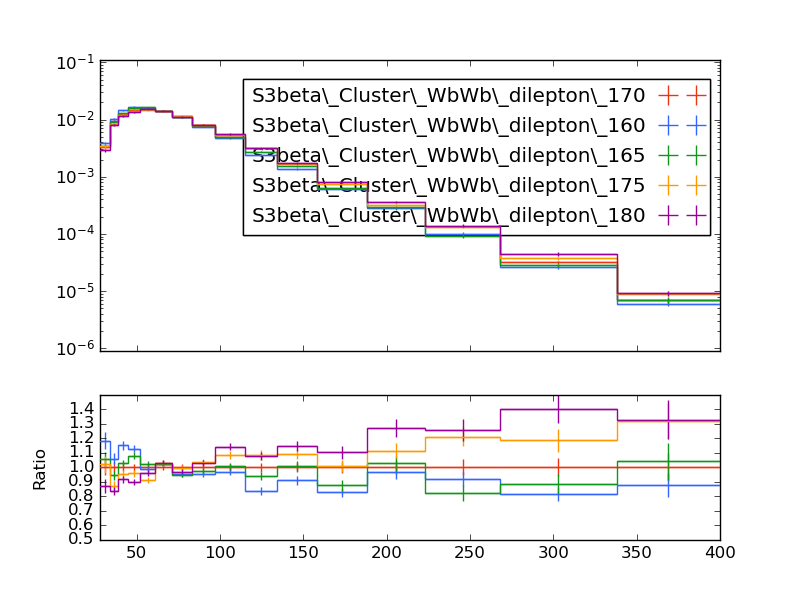

This chart was generated by the following Python code:
#! /usr/bin/env python

# This Python script was auto-generated using YODA v2.0.1.
# Analysis object: /WbWb_dilepton/pT_lep1
# Timestamp: 27-02-2025 (11:02:17)

import matplotlib as mpl
import matplotlib.pyplot as plt
mpl.use('Agg') # comment out for interactive use
import os
import numpy as np

plotDir = os.path.split(os.path.realpath(__file__))[0]
if 'YODA_USER_PLOT_PATH' in globals():
    plot_outdir = globals()['YODA_USER_PLOT_PATH']
else:
    plot_outdir = plotDir

#plot style
plt.style.use(os.path.join(plotDir, '../default.mplstyle'))

plt.rcParams['text.usetex'] = False
plt.style.use(['classic'])
plt.rc('font', family='DejaVu Sans')
# plot metadata
figW, figH = plt.rcParams['figure.figsize']
ax_xLabel = r''
ax_yLabel = r''
ax_title  = r''
ax_xScale = 'linear'
ax_yScale = 'log'
xLims = (28.0, 400.0)
yLims = (9e-07, 0.11000000000000001)

# TeX-friendly labels for the legend
labels = {
    'legend' : ([ r"S3beta\_Cluster\_WbWb\_dilepton\_170", r"S3beta\_Cluster\_WbWb\_dilepton\_160", r"S3beta\_Cluster\_WbWb\_dilepton\_165", r"S3beta\_Cluster\_WbWb\_dilepton\_175", r"S3beta\_Cluster\_WbWb\_dilepton\_180" ], r""),
}

# Adjust canvas width and height
canvasW = 10.0
canvasH = 9.0
figW *= canvasW/10.
figH *= canvasH/9.

# Create figure and axis objects
fig, (ax, ratio0_ax) = plt.subplots(2, 1, sharex=True,
                  figsize=(figW,figH), gridspec_kw={'height_ratios': (6.0, 3.0)})

# Set figure margins
plt.subplots_adjust(
    left   = 1.0 * plt.rcParams['figure.subplot.left'],
    right  = 1.0 * plt.rcParams['figure.subplot.right'],
    top    = 1.0 * plt.rcParams['figure.subplot.top'],
    bottom = 1.0 * plt.rcParams['figure.subplot.bottom'])

ratio0_ax.yaxis.set_major_locator(mpl.ticker.MultipleLocator(0.1))
ratio0_ax.set_ylim(0.5, 1.4999)
ratio0_ax.set_ylabel('Ratio')

# the numerical data is stored in a separate file
dataf = dict()
prefix = os.path.split(__file__)[0]
if prefix:    prefix = prefix + '/'
exec(open(prefix+'pT_lep1__data.py').read(), dataf)


legend_handles = dict() # keep track of handles for the legend

# style options for curves
# starts at zorder>=5 to draw curve on top of legend
styles = {
  'S3beta_Cluster_WbWb_dilepton_170.yoda.gz': {
    'color' : '#EE3311',
    'linestyle' : '-',
    'linewidth' : 1,
    'marker' : 'none',
    'markersize' : 2,
    'capsize' : 0.0,
    'zorder' : 5,
    'histstyle' : 1,
    'drawstyle' : 'steps-pre',
    'xerrorbars' : 1,
    'yerrorbars' : 1,
    'fillcolor' : None,
    'fillopacity' : 1.0,
    'ratio0_linestyle' : '-',
    'ratio0_linewidth' : 1,
    'ratio0_marker' : 'none',
    'ratio0_markersize' : 2,
    'ratio0_capsize' : 0.0,
    'ratio0_zorder' : 5,
    'ratio0_histstyle' : 1,
    'ratio0_drawstyle' : 'steps-pre',
    'ratio0_xerrorbars' : 1,
    'ratio0_yerrorbars' : 1,
  },
  'S3beta_Cluster_WbWb_dilepton_160.yoda.gz': {
    'color' : '#3366FF',
    'linestyle' : '-',
    'linewidth' : 1,
    'marker' : 'none',
    'markersize' : 2,
    'capsize' : 0.0,
    'zorder' : 6,
    'histstyle' : 1,
    'drawstyle' : 'steps-pre',
    'xerrorbars' : 1,
    'yerrorbars' : 1,
    'fillcolor' : None,
    'fillopacity' : 1.0,
    'ratio0_linestyle' : '-',
    'ratio0_linewidth' : 1,
    'ratio0_marker' : 'none',
    'ratio0_markersize' : 2,
    'ratio0_capsize' : 0.0,
    'ratio0_zorder' : 6,
    'ratio0_histstyle' : 1,
    'ratio0_drawstyle' : 'steps-pre',
    'ratio0_xerrorbars' : 1,
    'ratio0_yerrorbars' : 1,
  },
  'S3beta_Cluster_WbWb_dilepton_165.yoda.gz': {
    'color' : '#109618',
    'linestyle' : '-',
    'linewidth' : 1,
    'marker' : 'none',
    'markersize' : 2,
    'capsize' : 0.0,
    'zorder' : 7,
    'histstyle' : 1,
    'drawstyle' : 'steps-pre',
    'xerrorbars' : 1,
    'yerrorbars' : 1,
    'fillcolor' : None,
    'fillopacity' : 1.0,
    'ratio0_linestyle' : '-',
    'ratio0_linewidth' : 1,
    'ratio0_marker' : 'none',
    'ratio0_markersize' : 2,
    'ratio0_capsize' : 0.0,
    'ratio0_zorder' : 7,
    'ratio0_histstyle' : 1,
    'ratio0_drawstyle' : 'steps-pre',
    'ratio0_xerrorbars' : 1,
    'ratio0_yerrorbars' : 1,
  },
  'S3beta_Cluster_WbWb_dilepton_175.yoda.gz': {
    'color' : '#FF9900',
    'linestyle' : '-',
    'linewidth' : 1,
    'marker' : 'none',
    'markersize' : 2,
    'capsize' : 0.0,
    'zorder' : 8,
    'histstyle' : 1,
    'drawstyle' : 'steps-pre',
    'xerrorbars' : 1,
    'yerrorbars' : 1,
    'fillcolor' : None,
    'fillopacity' : 1.0,
    'ratio0_linestyle' : '-',
    'ratio0_linewidth' : 1,
    'ratio0_marker' : 'none',
    'ratio0_markersize' : 2,
    'ratio0_capsize' : 0.0,
    'ratio0_zorder' : 8,
    'ratio0_histstyle' : 1,
    'ratio0_drawstyle' : 'steps-pre',
    'ratio0_xerrorbars' : 1,
    'ratio0_yerrorbars' : 1,
  },
  'S3beta_Cluster_WbWb_dilepton_180.yoda.gz': {
    'color' : '#990099',
    'linestyle' : '-',
    'linewidth' : 1,
    'marker' : 'none',
    'markersize' : 2,
    'capsize' : 0.0,
    'zorder' : 9,
    'histstyle' : 1,
    'drawstyle' : 'steps-pre',
    'xerrorbars' : 1,
    'yerrorbars' : 1,
    'fillcolor' : None,
    'fillopacity' : 1.0,
    'ratio0_linestyle' : '-',
    'ratio0_linewidth' : 1,
    'ratio0_marker' : 'none',
    'ratio0_markersize' : 2,
    'ratio0_capsize' : 0.0,
    'ratio0_zorder' : 9,
    'ratio0_histstyle' : 1,
    'ratio0_drawstyle' : 'steps-pre',
    'ratio0_xerrorbars' : 1,
    'ratio0_yerrorbars' : 1,
  },
}

# curve from input yoda files in main panel
for label, yvals in dataf['yvals'].items():
    if all(np.isnan(v) for v in dataf['yvals'][label]):
        continue
    tmp = None
    if styles[label]['histstyle']: # draw as histogram
        xpos = dataf['xedges'][label] if styles[label]['drawstyle'] else dataf['xpoints'][label]
        ypos = np.insert(yvals, 0, yvals[0]) if styles[label]['drawstyle'] else yvals
        if styles[label]['fillcolor']: # fill area below curve
            ax.fill_between(xpos, ypos, step='pre',
                            color=styles[label]['fillcolor'],
                            alpha=styles[label]['fillopacity'])
        tmp, = ax.plot(xpos, ypos,
                       color=styles[label]['color'],
                       linestyle=styles[label]['linestyle'],
                       linewidth=styles[label]['linewidth'],
                       drawstyle=styles[label]['drawstyle'], solid_joinstyle='miter',
                       zorder=styles[label]['zorder'], label=label)
    tmp = ax.errorbar(dataf['xpoints'][label], yvals,
                      xerr=np.array(dataf['xerrs'][label])*styles[label]['xerrorbars'],
                      yerr=np.array(dataf['yerrs'][label])*styles[label]['yerrorbars'],
                      fmt=styles[label]['marker'], capsize=styles[label]['capsize'],
                      markersize=styles[label]['markersize'],
                      ecolor=styles[label]['color'],
                      color=styles[label]['color'], zorder=styles[label]['zorder'])
    tmp[-1][0].set_linestyle(styles[label]['linestyle'])
    tmp[-1][0].set_linewidth(styles[label]['linewidth'])
    if label in dataf['add_legend_handle']:  legend_handles[label] = tmp
    for varLabel in dataf['variation_yvals'].keys():
        if varLabel.startswith(label):
            tmp, = ax.plot(dataf['xedges'][label], dataf['variation_yvals'][varLabel],
                           color=styles[label]['color'],
                           linestyle=styles[label]['linestyle'],
                           linewidth=styles[label]['linewidth'],
                           drawstyle='steps-pre', solid_joinstyle='miter',
                           zorder=styles[label]['zorder'], alpha=0.5)


# plots on ratio panel
# curve from input yoda files in ratio panel
for label, yvals in dataf['ratio0_yvals'].items():
    if all(np.isnan(v) for v in yvals):
        continue
    if styles[label]['ratio0_histstyle']: # plot as histogram
        xpos = dataf['xedges']['S3beta_Cluster_WbWb_dilepton_170.yoda.gz'] if styles[label]['ratio0_drawstyle'] else dataf['xpoints']['S3beta_Cluster_WbWb_dilepton_170.yoda.gz']
        ypos = np.insert(yvals, 0, yvals[0]) if styles[label]['ratio0_drawstyle'] else yvals
        ratio0_ax.plot(xpos, ypos,
                       color=styles[label]['color'],
                       linewidth=styles[label]['linewidth'],
                       linestyle=styles[label]['ratio0_linestyle'],
                       drawstyle=styles[label]['ratio0_drawstyle'], zorder=styles[label]['zorder'],
                       solid_joinstyle='miter')
    tmp = ratio0_ax.errorbar(dataf['xpoints']['S3beta_Cluster_WbWb_dilepton_170.yoda.gz'], yvals,
                             xerr=np.array(dataf['ref_xerrs'])*styles[label]['ratio0_xerrorbars'],
                             yerr=np.array(dataf['ratio0_yerrs'][label])*styles[label]['ratio0_yerrorbars'],
                             fmt=styles[label]['ratio0_marker'], capsize=styles[label]['ratio0_capsize'],
                             markersize=styles[label]['ratio0_markersize'],
                             ecolor=styles[label]['color'],
                             color=styles[label]['color'])
    tmp[-1][0].set_linestyle(styles[label]['ratio0_linestyle'])
    tmp[-1][0].set_linewidth(styles[label]['ratio0_linewidth'])

    for varlabel in dataf['ratio0_variation_vals'].keys():
        if varlabel.startswith(label):
            ratio0_ax.plot(dataf['xedges']['S3beta_Cluster_WbWb_dilepton_170.yoda.gz'],
                            dataf['ratio0_variation_vals'][varlabel],
                            color=styles[label]['color'],
                            linestyle=styles[label]['linestyle'],
                            linewidth=styles[label]['linewidth'],
                            drawstyle='steps-pre', solid_joinstyle='miter',
                            zorder=1, alpha=0.5)

legend_items = list(legend_handles.values())
ax.add_artist(ax.legend(legend_items,
                        labels['legend'][0],
                        title=labels['legend'][1],
                        alignment='right',
                        loc='upper right',
                        bbox_to_anchor=(1.0, 0.97),markerfirst=False))

# set plot metadata as defined above
ratio0_ax.set_xlabel(ax_xLabel)
ratio0_ax.xaxis.set_label_coords(1., -0.15)
ax.set_ylabel(ax_yLabel, ha='right', va='top')
ax.yaxis.set_label_coords(-0.11, 1.0)
ax.set_title(ax_title, loc='left')
ax.set_xscale(ax_xScale)
ax.set_yscale(ax_yScale)
ax.set_xlim(xLims)
ax.set_ylim(yLims)

# tick formatting
plt.rcParams['xtick.top'] = True
plt.rcParams['ytick.right'] = True
ax.yaxis.set_major_locator(mpl.ticker.LogLocator(base=10.0, numticks=np.inf))
ax.yaxis.set_minor_locator(mpl.ticker.LogLocator(
                           base=10.0, subs=np.arange(0.1, 1, 0.1), numticks=np.inf))
fig.align_ylabels((ax, ratio0_ax))
plt.savefig(os.path.join(plot_outdir, 'pT_lep1.pdf'), format='PDF')
plt.savefig(os.path.join(plot_outdir, 'pT_lep1.png'), format='PNG')

plt.close(fig)
